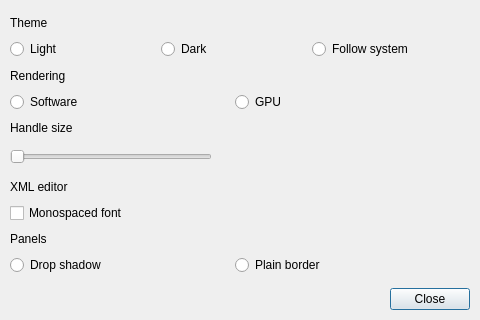
<?xml version="1.0" encoding="UTF-8"?>
<ui version="4.0">
  <class>SettingsDialog</class>
  <widget class="QDialog" name="SettingsDialog">
    <property name="windowTitle">
      <string>Settings</string>
    </property>
    <property name="modal">
      <bool>true</bool>
    </property>
    <property name="minimumSize">
      <size>
        <width>480</width>
        <height>320</height>
      </size>
    </property>
    <property name="maximumSize">
      <size>
        <width>480</width>
        <height>16777215</height>
      </size>
    </property>
    <property name="geometry">
      <rect>
        <x>0</x>
        <y>0</y>
        <width>480</width>
        <height>320</height>
      </rect>
    </property>
    <layout class="QVBoxLayout" name="mainLayout">
      <property name="spacing">
        <number>6</number>
      </property>
      <property name="leftMargin">
        <number>10</number>
      </property>
      <property name="topMargin">
        <number>10</number>
      </property>
      <property name="rightMargin">
        <number>10</number>
      </property>
      <property name="bottomMargin">
        <number>10</number>
      </property>

      <item>
        <layout class="QGridLayout" name="gridLayout" columnstretch="1,1">
          <property name="spacing">
            <number>6</number>
          </property>
          <property name="leftMargin">
            <number>0</number>
          </property>
          <property name="topMargin">
            <number>0</number>
          </property>
          <property name="rightMargin">
            <number>0</number>
          </property>
          <property name="bottomMargin">
            <number>0</number>
          </property>
          <property name="verticalSpacing">
            <number>3</number>
          </property>
          <property name="horizontalSpacing">
            <number>4</number>
          </property>

          <item row="0" column="0">
            <widget class="QLabel" name="themeLabel">
              <property name="text">
                <string>Theme</string>
              </property>
              <property name="class" stdset="0">
                <string>settings-label</string>
              </property>
            </widget>
          </item>
          <item row="1" column="0" colspan="3">
            <layout class="QHBoxLayout" name="themeRow">
              <item>
                <widget class="QRadioButton" name="lightRadio">
                  <property name="text">
                    <string>Light</string>
                  </property>
                  <attribute name="buttonGroup">
                    <string notr="true">themeGroup</string>
                  </attribute>
                </widget>
              </item>
              <item>
                <widget class="QRadioButton" name="darkRadio">
                  <property name="text">
                    <string>Dark</string>
                  </property>
                  <attribute name="buttonGroup">
                    <string notr="true">themeGroup</string>
                  </attribute>
                </widget>
              </item>
              <item>
                <widget class="QRadioButton" name="systemRadio">
                  <property name="text">
                    <string>Follow system</string>
                  </property>
                  <attribute name="buttonGroup">
                    <string notr="true">themeGroup</string>
                  </attribute>
                </widget>
              </item>
              <item>
                <spacer name="themeSpacer">
                  <property name="orientation">
                    <enum>Qt::Horizontal</enum>
                  </property>
                  <property name="sizeType">
                    <enum>QSizePolicy::Expanding</enum>
                  </property>
                </spacer>
              </item>
            </layout>
          </item>

          <item row="2" column="0">
            <widget class="QLabel" name="renderingLabel">
              <property name="text">
                <string>Rendering</string>
              </property>
              <property name="class" stdset="0">
                <string>settings-label</string>
              </property>
            </widget>
          </item>
          <item row="3" column="0" colspan="2">
            <layout class="QHBoxLayout" name="renderingRow">
              <item>
                <widget class="QRadioButton" name="softwareRadio">
                  <property name="text">
                    <string>Software</string>
                  </property>
                  <attribute name="buttonGroup">
                    <string notr="true">renderingGroup</string>
                  </attribute>
                </widget>
              </item>
              <item>
                <widget class="QRadioButton" name="gpuRadio">
                  <property name="text">
                    <string>GPU</string>
                  </property>
                  <attribute name="buttonGroup">
                    <string notr="true">renderingGroup</string>
                  </attribute>
                </widget>
              </item>
              <item>
                <spacer name="renderingSpacer">
                  <property name="orientation">
                    <enum>Qt::Horizontal</enum>
                  </property>
                  <property name="sizeType">
                    <enum>QSizePolicy::Expanding</enum>
                  </property>
                </spacer>
              </item>
            </layout>
          </item>

          <item row="4" column="0">
            <widget class="QLabel" name="handleSizeLabel">
              <property name="text">
                <string>Handle size</string>
              </property>
              <property name="class" stdset="0">
                <string>settings-label</string>
              </property>
            </widget>
          </item>
          <item row="5" column="0">
            <layout class="QHBoxLayout" name="handleSizeRow">
              <item>
                <widget class="QSlider" name="handleSizeSlider">
                  <property name="orientation">
                    <enum>Qt::Horizontal</enum>
                  </property>
                  <property name="minimum">
                    <number>3</number>
                  </property>
                  <property name="maximum">
                    <number>15</number>
                  </property>
                  <property name="singleStep">
                    <number>1</number>
                  </property>
                  <property name="pageStep">
                    <number>2</number>
                  </property>
                  <property name="sizePolicy">
                    <sizepolicy hsizetype="Expanding" vsizetype="Fixed">
                      <horstretch>0</horstretch>
                      <verstretch>0</verstretch>
                    </sizepolicy>
                  </property>
                  <property name="toolTip">
                    <string>Set the relative size of node handles</string>
                  </property>
                </widget>
              </item>
              <item>
                <widget class="QLabel" name="handleSizeValue">
                  <property name="minimumSize">
                    <size>
                      <width>24</width>
                      <height>0</height>
                    </size>
                  </property>
                  <property name="alignment">
                    <set>Qt::AlignRight|Qt::AlignVCenter</set>
                  </property>
                </widget>
              </item>
            </layout>
          </item>

          <item row="5" column="1">
            <widget class="QLabel" name="handlePreview">
              <property name="alignment">
                <set>Qt::AlignHCenter|Qt::AlignVCenter</set>
              </property>
              <property name="minimumSize">
                <size>
                  <width>220</width>
                  <height>25</height>
                </size>
              </property>
            </widget>
          </item>

          <item row="6" column="0">
            <widget class="QLabel" name="xmlEditorLabel">
              <property name="text">
                <string>XML editor</string>
              </property>
              <property name="class" stdset="0">
                <string>settings-label</string>
              </property>
            </widget>
          </item>
          <item row="7" column="0" colspan="2">
            <layout class="QHBoxLayout" name="monoFontRow">
              <item>
                <widget class="QCheckBox" name="monoFontCheck">
                  <property name="text">
                    <string>Monospaced font</string>
                  </property>
                  <property name="toolTip">
                    <string>Use a monospaced font for the XML tree and attribute editor</string>
                  </property>
                </widget>
              </item>
            </layout>
          </item>

          <item row="8" column="0">
            <widget class="QLabel" name="panelsLabel">
              <property name="text">
                <string>Panels</string>
              </property>
              <property name="class" stdset="0">
                <string>settings-label</string>
              </property>
            </widget>
          </item>
          <item row="9" column="0" colspan="2">
            <layout class="QHBoxLayout" name="panelBorderRow">
              <item>
                <widget class="QRadioButton" name="panelShadowRadio">
                  <property name="text">
                    <string>Drop shadow</string>
                  </property>
                  <property name="toolTip">
                    <string>Draw a drop shadow around panels (slow!)</string>
                  </property>
                  <attribute name="buttonGroup">
                    <string notr="true">panelBorderGroup</string>
                  </attribute>
                </widget>
              </item>
              <item>
                <widget class="QRadioButton" name="panelBorderRadio">
                  <property name="text">
                    <string>Plain border</string>
                  </property>
                  <property name="toolTip">
                    <string>Draw a plain border around panels (fast)</string>
                  </property>
                  <attribute name="buttonGroup">
                    <string notr="true">panelBorderGroup</string>
                  </attribute>
                </widget>
              </item>
              <item>
                <spacer name="panelBorderSpacer">
                  <property name="orientation">
                    <enum>Qt::Horizontal</enum>
                  </property>
                  <property name="sizeType">
                    <enum>QSizePolicy::Expanding</enum>
                  </property>
                </spacer>
              </item>
            </layout>
          </item>

        </layout>
      </item>

      <item>
        <spacer name="contentSpacer">
          <property name="orientation">
            <enum>Qt::Vertical</enum>
          </property>
          <property name="sizeType">
            <enum>QSizePolicy::Expanding</enum>
          </property>
        </spacer>
      </item>
      <item>
        <widget class="QDialogButtonBox" name="buttonBox">
          <property name="orientation">
            <enum>Qt::Horizontal</enum>
          </property>
          <property name="standardButtons">
            <set>QDialogButtonBox::Close</set>
          </property>
        </widget>
      </item>
    </layout>
  </widget>
  <resources/>
  <buttongroups>
    <buttongroup name="themeGroup"/>
    <buttongroup name="renderingGroup"/>
    <buttongroup name="panelBorderGroup"/>
  </buttongroups>
  <connections>
    <connection>
      <sender>buttonBox</sender>
      <signal>rejected()</signal>
      <receiver>SettingsDialog</receiver>
      <slot>reject()</slot>
    </connection>
  </connections>
</ui>
